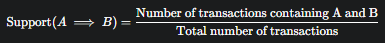
#> input picture Machine Learning/Association Rule/Eclat (Equivalence Class Clustering and bottom-up Lattice Traversal)/images/support.png, 385 x 43 px
$ jupyter execute eclat.ipynb
#> lines starting #> are read from the running program, lines starting #| are printed output that depends on the picture
1. [Eclat (Equivalence CLAss Transformation) Algorithm](#eclat-equivalence-class-transformation-algorithm)

#### Eclat (Equivalence CLAss Transformation) Algorithm:
- it is used to identify the relationship and patterns in the itemset
- its a depth first search

Process of Eclat:
- Set min support
- take all the subsets from itemset which have support greater than the min support
- sort the subset by decreasing support

- now lets consider the dataset below as the itsemset for apriori to find the relationship and patterns betwwen items in the itemset
- the min support count = 2
- support is the ratio of support count by total number of items in the itemset
    - Support Count/N
        - N => total number of items in the itemset

[cell 1]
from PIL import Image
from IPython.display import display

img = Image.open('images/support.png')
#> img is the input picture: PIL image 385x43 RGBA; mean R, G, B, A 51.7, 52.4, 53.3, 255
new_image = img.resize((650, 100))
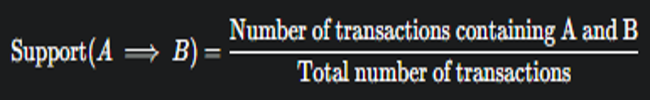
#> new_image: PIL image 650x100 RGBA; mean R, G, B, A 51.7, 52.4, 53.3, 255
display(new_image)

[cell 2]
from PIL import Image
from IPython.display import display

img = Image.open('images/data.png')
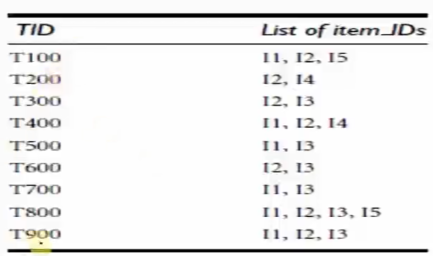
#> input picture Machine Learning/Association Rule/Eclat (Equivalence Class Clustering and bottom-up Lattice Traversal)/images/data.png, 433 x 256 px
#> img is the input picture: PIL image 433x256 RGBA; mean R, G, B, A 238, 237.8, 237.7, 255
new_image = img.resize((400, 400))
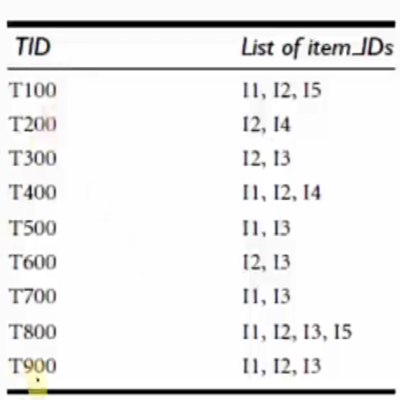
#> new_image: PIL image 400x400 RGBA; mean R, G, B, A 238, 237.8, 237.7, 255
display(new_image)

- now we calculate the subset of items with combinations of 1,2,3,4
- calculate the C1 & L1

[cell 3]
from PIL import Image
from IPython.display import display

img = Image.open('images/c1l1.png')
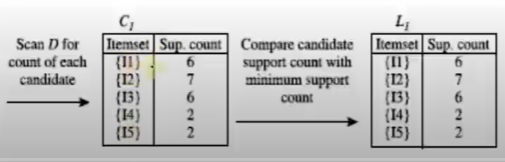
#> input picture Machine Learning/Association Rule/Eclat (Equivalence Class Clustering and bottom-up Lattice Traversal)/images/c1l1.png, 505 x 162 px
#> img is the input picture: PIL image 505x162 RGBA; mean R, G, B, A 196.4, 196.3, 196, 255
new_image = img.resize((650, 200))
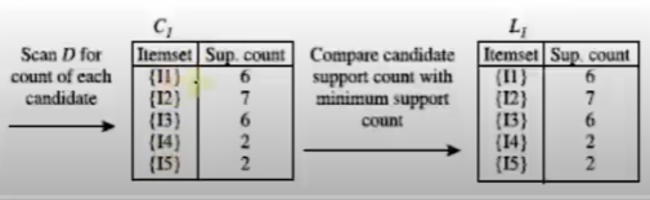
#> new_image: PIL image 650x200 RGBA; mean R, G, B, A 196.4, 196.3, 196, 255
display(new_image)

- calculate the C2 & L2

[cell 4]
from PIL import Image
from IPython.display import display

img = Image.open('images/c2l2.png')
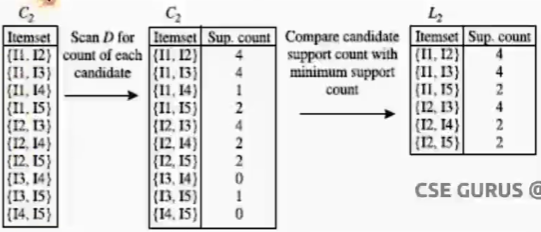
#> input picture Machine Learning/Association Rule/Eclat (Equivalence Class Clustering and bottom-up Lattice Traversal)/images/c2l2.png, 541 x 232 px
#> img is the input picture: PIL image 541x232 RGBA; mean R, G, B, A 224.9, 224.8, 224.7, 255
new_image = img.resize((700, 300))
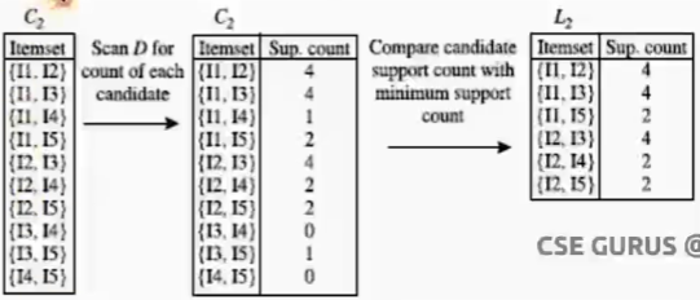
#> new_image: PIL image 700x300 RGBA; mean R, G, B, A 224.9, 224.8, 224.7, 255
display(new_image)

- calculate the C3 & L3

C3:
| Itemset | Count |
|---|---|
| I1,I2,I3 | 2 |
| I1,I2,I5 | 2 |
| I1,I2,I4 | 1 |
| I1,I3,I5 | 1 |
| I1,I3,I4 | 0 |
| I2,I3,I4 | 0 |
| I2,I3,I5 | 1 |
| I2,I4,I5 | 0 |

- Ignored combinations:
    - I1,I3,I2,I4
    - I1,I3,I2,I5 or I1,I5,I2,I3
    - I1,I5,I2,I4

- based on the min support only two combinaion of 3 is chosen and move forward

[cell 5]
from PIL import Image
from IPython.display import display

img = Image.open('images/c3l3.png')
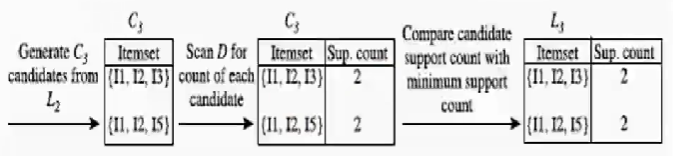
#> input picture Machine Learning/Association Rule/Eclat (Equivalence Class Clustering and bottom-up Lattice Traversal)/images/c3l3.png, 673 x 156 px
#> img is the input picture: PIL image 673x156 RGBA; mean R, G, B, A 224.8, 224.8, 224.8, 255
new_image = img.resize((850, 150))
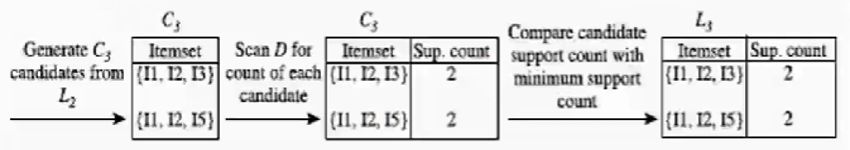
#> new_image: PIL image 850x150 RGBA; mean R, G, B, A 224.8, 224.8, 224.8, 255
display(new_image)
